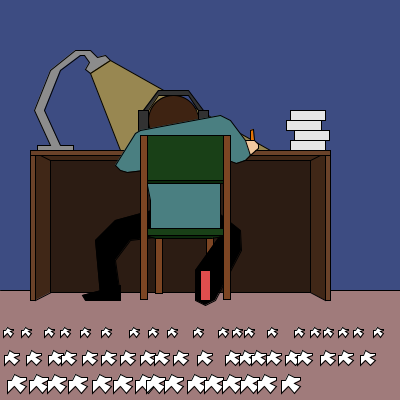
Frame 1 (no input)
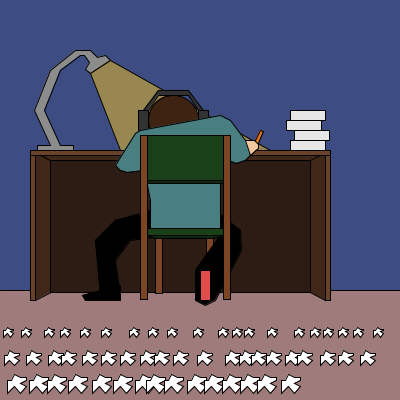
Frame 60 (the mouse pressed at the canvas centre just before this capture)
Frame 120 (the mouse held since frame 60 and released just before this capture): identical to frame 1, image omitted

The Processing sketch that drew these frames (run headless with seeded random() and noise(); from frame 60 on, the mouse is pressed at the canvas centre):

// Processing sketch: processing_41809
// ── processing_41809.pde

int[] papers = new int[60];
int[] paperPosition = {
  10, 28, 51, 67, 87, 108, 136, 155, 174, 200, 225, 239, 251, 274, 301, 317, 330, 345, 360, 380, 
  14, 36, 58, 71, 92, 111, 130, 150, 164, 183, 207, 235, 249, 261, 276, 295, 307, 330, 348, 370, 
  20, 42, 60, 81, 105, 126, 148, 159, 177, 200, 217, 235, 253, 270, 294, 319, 331, 350, 368, 378
};
float[] paperVertical = {
  330, 330, 330, 330, 330, 330, 330, 330, 330, 330, 330, 330, 330, 330, 330, 330, 330, 330, 330, 330, 
  355, 355, 355, 355, 355, 355, 355, 355, 355, 355, 355, 355, 355, 355, 355, 355, 355, 355, 355, 355, 
  380, 380, 380, 380, 380, 380, 380, 380, 380, 380, 380, 380, 380, 380, 380, 380, 380, 380, 380, 380
};
int[] paperSize = {
  7, 7, 7, 7, 7, 7, 7, 7, 7, 7, 7, 7, 7, 7, 7, 7, 7, 7, 7, 7, 
  10, 10, 10, 10, 10, 10, 10, 10, 10, 10, 10, 10, 10, 10, 10, 10, 10, 10, 10, 10, 
  13, 13, 13, 13, 13, 13, 13, 13, 13, 13, 13, 13, 13, 13, 13, 13, 13, 13, 13, 13
};       

int[] neatPapers = new int[12];
int neatPapersPosition[] = {
  0, 4, -4, 0, 5, 6, 4, 1, -3, -5, -1, 5
};
int neatPapersVertical[] = {
  145, 135, 125, 115, 105, 95, 85, 75, 65, 55, 45, 35
};
int peak[] = {
  1, 2, 3, 4, 5, 6, 7, 8, 9, 10, 11, 12, 13, 14, 15, 16, 17, 18, 19, 20, 21, 22, 23, 24
};

float YEEE = 0.0;
float UHHH = 0.0;

void setup() {
  size(400, 400);
  for (int i = 0; i < 24; i++) {
    if (peak[i] > 12) peak[i] = 24 - peak[i];
  }
}

void draw() {
  int H = hour();
  int M = minute();
  int S = second();

  colorMode(HSB, 100);
  background(63, 78 - (5*peak[H]), 26 + (5*peak[H]));
  fill(#A07B7B);  
  noStroke();
  rect(0, 290, 400, 400);
  stroke(0);
  colorMode(RGB, 255);



  line(0, 290, 400, 290);
  // edges

  fill(#6A4229);
  beginShape();
  vertex(30, 155);
  vertex(30, 300);
  vertex(35, 300);
  vertex(35, 155);
  endShape(CLOSE);

  beginShape();
  vertex(325, 155);
  vertex(325, 300);
  vertex(330, 300);
  vertex(330, 155);
  endShape(CLOSE);

  // slanted sides
  fill(#402717);
  beginShape();
  vertex(50, 155);
  vertex(325, 300);
  vertex(325, 155);
  endShape(CLOSE);

  beginShape();
  vertex(35, 155);
  vertex(35, 300);
  vertex(320, 155);
  endShape(CLOSE);
  line(30, 150, 50, 160);

  // top bar
  fill(#6A4229);
  beginShape();
  vertex(30, 150);
  vertex(330, 150);
  vertex(330, 155);
  vertex(30, 155);
  endShape(CLOSE);

  //back
  fill(#2C1C13);
  beginShape();
  vertex(50, 160);
  vertex(310, 160);
  vertex(310, 292);
  vertex(50, 292);
  endShape(CLOSE);

  //lamp
  fill(140);
  beginShape();
  vertex(89, 62);
  vertex(85, 69);
  vertex(90, 73);
  vertex(110, 60);
  vertex(105, 55);
  vertex(97, 57);
  vertex(90, 50);
  vertex(75, 50);
  vertex(50, 70);
  vertex(34, 110);
  vertex(50, 145);
  vertex(37, 145);
  vertex(37, 150);
  vertex(73, 150);
  vertex(73, 145);
  vertex(60, 145);
  vertex(44, 110);
  vertex(60, 70);
  vertex(80, 55);
  vertex(84, 55);
  endShape(CLOSE);
  if (H>5 && H<18) {
  }
  else {
    fill(250, 199, 28, 122);
    beginShape();
    vertex(90, 73);
    vertex(110, 60);
    vertex(270, 150);
    vertex(120, 150);
    endShape(CLOSE);
  }

  //pencil
  fill(#E37405);
  if ((S%2) == 0) {
    beginShape();
    vertex(260, 130);
    vertex(263, 131);
    vertex(255, 150);
    vertex(250, 150);
    endShape(CLOSE);
  }
  else {
    beginShape();
    vertex(250, 130);
    vertex(253, 129);
    vertex(255, 150);
    vertex(250, 150);
    endShape(CLOSE);
  }

  //throw up
  if (S == 39) YEEE = millis();
  if (S > 40 && S < 50) {
    drawPaper(150, (int)(170 - 2*(millis() - YEEE) / 100), 6);
  }

  //head
  fill(#3E2312);
  ellipse(173, 135 - (3 * peak[H]), 50, 50);
  fill(50);
  rect(173 - 25 - 10, 125 - (3 * peak[H]), 10, 20);
  rect(173 + 25, 125 - (3 * peak[H]), 10, 20);
  beginShape();
  vertex(173 - 25 - 5, 125 - (3 * peak[H]));
  vertex(173 - 15, 125 - (3 * peak[H]) - 20);
  vertex(173 + 15, 125 - (3 * peak[H]) - 20);
  vertex(173 + 25 + 5, 125 - (3 * peak[H]));
  vertex(173 + 25, 125 - (3 * peak[H]));
  vertex(173 + 15, 125 - (3 * peak[H]) - 15);
  vertex(173 - 15, 125 - (3 * peak[H]) - 15);
  vertex(173 - 25, 125 - (3 * peak[H]));
  endShape(CLOSE);

  // me!
  fill(#F2C99F);
  beginShape();
  vertex(250, 155);
  vertex(258, 148);
  vertex(258, 144);
  vertex(254, 140);
  vertex(240, 140);
  endShape(CLOSE);

  smooth();
  fill(#4A7F81);
  beginShape();
  vertex(127, 172);
  vertex(120, 170);
  vertex(115, 165);
  vertex(135, 133);
  vertex(140, 130);
  vertex(220, 115);
  vertex(230, 120);
  vertex(245, 140);
  vertex(250, 155);
  vertex(245, 160);
  vertex(236, 163);
  vertex(228, 160);
  endShape(CLOSE);

  // front legs
  fill(#7C4523);
  rect(155, 235, 7, 58);
  rect(206, 235, 7, 58);

  //feet
  fill(0);
  beginShape();
  vertex(215, 210);
  vertex(240, 230);
  vertex(241, 250);
  vertex(215, 300);
  vertex(205, 305);
  vertex(195, 300);
  vertex(195, 270);
  vertex(220, 235);
  endShape();

  beginShape();
  vertex(170, 205);
  vertex(115, 220);
  vertex(95, 240);
  vertex(100, 295);
  vertex(120, 295);
  vertex(115, 260);
  vertex(130,240);
  vertex(170, 235);
  endShape(CLOSE);
  
  if(S%6 == 0){
    beginShape();
    vertex(120, 285);
    vertex(120, 300);
    vertex(85, 290);
    vertex(84, 285);
    endShape(CLOSE);

  }
  else{
    beginShape();
    vertex(120, 285);
    vertex(120, 300);
    vertex(85, 300);
    vertex(82, 295);
    endShape(CLOSE);
  }

  fill(#E04D4D);
  beginShape();
  vertex(200, 270);
  vertex(210, 270);
  vertex(210, 300);
  vertex(200, 300);
  endShape(CLOSE);

  fill(#4A7F81);
  beginShape();
  vertex(145, 175);
  vertex(220, 170);
  vertex(220, 230);
  vertex(150, 230);
  vertex(150, 200);
  endShape(CLOSE);

  //chair
  fill(#194017);
  rect(140, 135, 90, 45);
  fill(#0C290C);
  rect(140, 180, 90, 3);

  fill(#194017);
  rect(144, 228, 85, 7);
  fill(#0C290C);
  beginShape();
  vertex(144, 235);
  vertex(229, 235);
  vertex(211, 238);
  vertex(155, 238);
  endShape(CLOSE);

  // back legs
  fill(#7C4523);
  rect(140, 135, 7, 164);
  rect(223, 135, 7, 164);


  float r = 0.0;
  int next = 0;
  int checker = (H%12);
  if (checker == 0) checker = 12;
  for (int j = 0; j < checker; j++) {
    drawNeatPaper(neatPapersPosition[j], neatPapersVertical[j]);
  }
  if (S == 49) YEEE = millis();
  for (int i = 0; i < M; i++) {
    int q = 0;
    if (M == 59) {
      if (S > 52) q = S - 53;
    }
    if (S > 49) {
      r = (millis() - YEEE) / 100;
      next = i + 1;
      if (next == 60) next = 0;
      if (next == M && M != 59) drawPaper(paperPosition[next], (int)(r * (paperVertical[next] / 100)), paperSize[next]);
    }
    drawPaper(paperPosition[i], (int)paperVertical[i], paperSize[i] - q);
  }
  if (S == 49) YEEE = millis();
  if (M == 0) {
    if (S > 49) {
      r = (millis() - YEEE) / 100;
      drawPaper(paperPosition[0], (int)(r * (paperVertical[0] / 100)), paperSize[0]);
    }
  }
}

void drawPaper(int where1, int where2, int paperSize) {
  fill(255);
  beginShape();
  vertex(where1 - paperSize / 2, where2 - paperSize / 2);
  vertex(where1, where2 - paperSize /4);
  vertex(where1 + paperSize / 2, where2 - paperSize/4);
  vertex(where1 + paperSize/2, where2);
  vertex(where1, where2+paperSize/4);
  vertex(where1+paperSize/2, where2+paperSize/2);
  vertex(where1, where2 + paperSize);
  vertex(where1 - paperSize/2, where2 + paperSize/2);
  vertex(where1 - paperSize, where2 +paperSize);
  vertex(where1 - paperSize, where2);
  vertex(where1 - 3*paperSize/4, where2);
  endShape(CLOSE);
}

void drawNeatPaper(int where1, int where2) {
  fill(230);
  beginShape();
  vertex(310 + where1 - 20, where2 + 5);
  vertex(310 + where1 + 15, where2 + 5);
  vertex(310 + where1 + 15, where2 - 5);
  vertex(310 + where1 - 20, where2 - 5);
  endShape(CLOSE);
}
